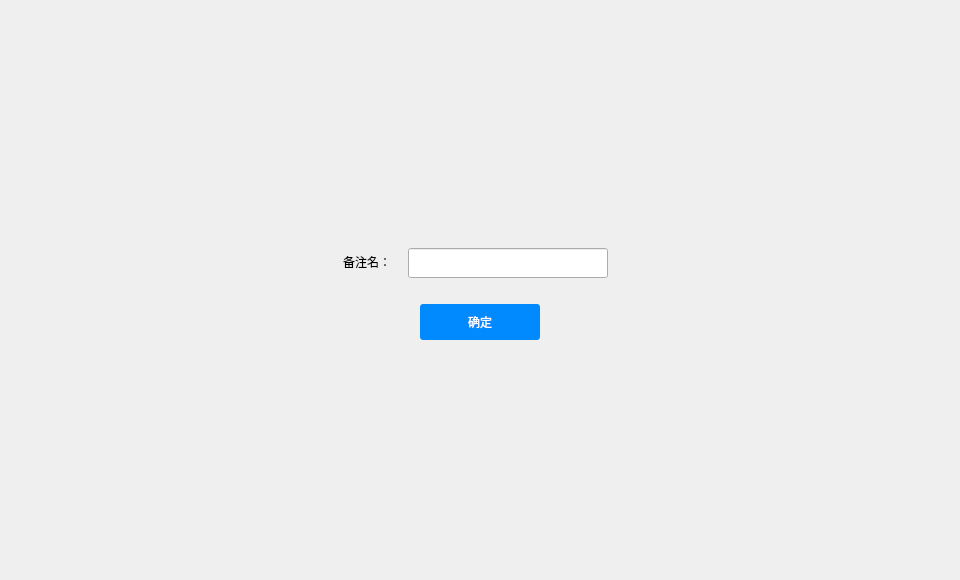
<?xml version="1.0" encoding="UTF-8"?>
<ui version="4.0">
 <class>EditRemarkDialog</class>
 <widget class="QDialog" name="EditRemarkDialog">
  <property name="geometry">
   <rect>
    <x>0</x>
    <y>0</y>
    <width>960</width>
    <height>580</height>
   </rect>
  </property>
  <property name="font">
   <font>
    <family>微软雅黑</family>
   </font>
  </property>
  <property name="windowTitle">
   <string>Dialog</string>
  </property>
  <widget class="QWidget" name="widget" native="true">
   <property name="geometry">
    <rect>
     <x>0</x>
     <y>0</y>
     <width>960</width>
     <height>580</height>
    </rect>
   </property>
   <widget class="QWidget" name="containerWidget" native="true">
    <property name="geometry">
     <rect>
      <x>317</x>
      <y>206</y>
      <width>325</width>
      <height>168</height>
     </rect>
    </property>
    <widget class="QToolButton" name="okBtn">
     <property name="geometry">
      <rect>
       <x>103</x>
       <y>98</y>
       <width>120</width>
       <height>36</height>
      </rect>
     </property>
     <property name="cursor">
      <cursorShape>PointingHandCursor</cursorShape>
     </property>
     <property name="styleSheet">
      <string notr="true">QToolButton{background-color:rgb(0,138,254);color:#ffffff;border:none;border-radius:3px;}
QToolButton:hover{background-color:rgb(10,148,254);}</string>
     </property>
     <property name="text">
      <string>确定</string>
     </property>
    </widget>
    <widget class="QLineEdit" name="remarkLineEdit">
     <property name="geometry">
      <rect>
       <x>91</x>
       <y>42</y>
       <width>200</width>
       <height>30</height>
      </rect>
     </property>
     <property name="contextMenuPolicy">
      <enum>Qt::DefaultContextMenu</enum>
     </property>
    </widget>
    <widget class="QLabel" name="label">
     <property name="geometry">
      <rect>
       <x>10</x>
       <y>50</y>
       <width>64</width>
       <height>12</height>
      </rect>
     </property>
     <property name="font">
      <font>
       <family>微软雅黑</family>
      </font>
     </property>
     <property name="text">
      <string>备注名：</string>
     </property>
     <property name="alignment">
      <set>Qt::AlignRight|Qt::AlignTrailing|Qt::AlignVCenter</set>
     </property>
    </widget>
   </widget>
  </widget>
 </widget>
 <resources/>
 <connections/>
</ui>
